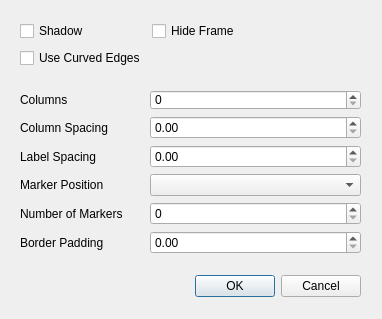
<?xml version="1.0" encoding="UTF-8"?>
<ui version="4.0">
 <class>Dialog</class>
 <widget class="QDialog" name="Dialog">
  <property name="geometry">
   <rect>
    <x>0</x>
    <y>0</y>
    <width>382</width>
    <height>319</height>
   </rect>
  </property>
  <property name="windowTitle">
   <string>Advanced Legend Options</string>
  </property>
  <widget class="QDialogButtonBox" name="buttonBox">
   <property name="geometry">
    <rect>
     <x>20</x>
     <y>270</y>
     <width>341</width>
     <height>32</height>
    </rect>
   </property>
   <property name="orientation">
    <enum>Qt::Horizontal</enum>
   </property>
   <property name="standardButtons">
    <set>QDialogButtonBox::Cancel|QDialogButtonBox::Ok</set>
   </property>
  </widget>
  <widget class="QWidget" name="layoutWidget_5">
   <property name="geometry">
    <rect>
     <x>20</x>
     <y>90</y>
     <width>341</width>
     <height>167</height>
    </rect>
   </property>
   <layout class="QGridLayout" name="gridLayout_3">
    <item row="1" column="0">
     <widget class="QLabel" name="x_left_limit_label_3">
      <property name="sizePolicy">
       <sizepolicy hsizetype="Fixed" vsizetype="Preferred">
        <horstretch>0</horstretch>
        <verstretch>0</verstretch>
       </sizepolicy>
      </property>
      <property name="text">
       <string>Column Spacing</string>
      </property>
     </widget>
    </item>
    <item row="0" column="0">
     <widget class="QLabel" name="x_axis_label_2">
      <property name="font">
       <font>
        <weight>50</weight>
        <bold>false</bold>
       </font>
      </property>
      <property name="text">
       <string>Columns</string>
      </property>
     </widget>
    </item>
    <item row="3" column="0">
     <widget class="QLabel" name="x_label_label_3">
      <property name="text">
       <string>Marker Position</string>
      </property>
     </widget>
    </item>
    <item row="3" column="1">
     <spacer name="horizontalSpacer_24">
      <property name="orientation">
       <enum>Qt::Horizontal</enum>
      </property>
      <property name="sizeHint" stdset="0">
       <size>
        <width>58</width>
        <height>20</height>
       </size>
      </property>
     </spacer>
    </item>
    <item row="4" column="0">
     <widget class="QLabel" name="x_scale_label_3">
      <property name="text">
       <string>Number of Markers</string>
      </property>
     </widget>
    </item>
    <item row="1" column="1">
     <spacer name="horizontalSpacer_22">
      <property name="orientation">
       <enum>Qt::Horizontal</enum>
      </property>
      <property name="sizeHint" stdset="0">
       <size>
        <width>58</width>
        <height>20</height>
       </size>
      </property>
     </spacer>
    </item>
    <item row="5" column="0">
     <widget class="QLabel" name="x_axis_label_3">
      <property name="font">
       <font>
        <weight>50</weight>
        <bold>false</bold>
       </font>
      </property>
      <property name="text">
       <string>Border Padding</string>
      </property>
     </widget>
    </item>
    <item row="3" column="2">
     <widget class="QComboBox" name="comboBox"/>
    </item>
    <item row="2" column="1">
     <spacer name="horizontalSpacer_23">
      <property name="orientation">
       <enum>Qt::Horizontal</enum>
      </property>
      <property name="sizeHint" stdset="0">
       <size>
        <width>58</width>
        <height>20</height>
       </size>
      </property>
     </spacer>
    </item>
    <item row="2" column="0">
     <widget class="QLabel" name="x_right_limit_label_3">
      <property name="text">
       <string>Label Spacing</string>
      </property>
     </widget>
    </item>
    <item row="4" column="1">
     <spacer name="horizontalSpacer_25">
      <property name="orientation">
       <enum>Qt::Horizontal</enum>
      </property>
      <property name="sizeHint" stdset="0">
       <size>
        <width>58</width>
        <height>20</height>
       </size>
      </property>
     </spacer>
    </item>
    <item row="0" column="2">
     <widget class="QSpinBox" name="spinBox">
      <property name="minimumSize">
       <size>
        <width>211</width>
        <height>20</height>
       </size>
      </property>
      <property name="maximumSize">
       <size>
        <width>211</width>
        <height>20</height>
       </size>
      </property>
     </widget>
    </item>
    <item row="1" column="2">
     <widget class="QDoubleSpinBox" name="doubleSpinBox"/>
    </item>
    <item row="2" column="2">
     <widget class="QDoubleSpinBox" name="doubleSpinBox_2"/>
    </item>
    <item row="4" column="2">
     <widget class="QSpinBox" name="spinBox_2"/>
    </item>
    <item row="5" column="2">
     <widget class="QDoubleSpinBox" name="doubleSpinBox_3"/>
    </item>
   </layout>
  </widget>
  <widget class="QWidget" name="">
   <property name="geometry">
    <rect>
     <x>20</x>
     <y>20</y>
     <width>232</width>
     <height>49</height>
    </rect>
   </property>
   <layout class="QGridLayout" name="gridLayout">
    <item row="0" column="0">
     <widget class="QCheckBox" name="checkBox">
      <property name="text">
       <string>Shadow</string>
      </property>
     </widget>
    </item>
    <item row="0" column="1">
     <widget class="QCheckBox" name="checkBox_3">
      <property name="text">
       <string>Hide Frame</string>
      </property>
     </widget>
    </item>
    <item row="1" column="0">
     <widget class="QCheckBox" name="checkBox_2">
      <property name="text">
       <string>Use Curved Edges</string>
      </property>
     </widget>
    </item>
   </layout>
  </widget>
 </widget>
 <resources/>
 <connections>
  <connection>
   <sender>buttonBox</sender>
   <signal>accepted()</signal>
   <receiver>Dialog</receiver>
   <slot>accept()</slot>
   <hints>
    <hint type="sourcelabel">
     <x>248</x>
     <y>254</y>
    </hint>
    <hint type="destinationlabel">
     <x>157</x>
     <y>274</y>
    </hint>
   </hints>
  </connection>
  <connection>
   <sender>buttonBox</sender>
   <signal>rejected()</signal>
   <receiver>Dialog</receiver>
   <slot>reject()</slot>
   <hints>
    <hint type="sourcelabel">
     <x>316</x>
     <y>260</y>
    </hint>
    <hint type="destinationlabel">
     <x>286</x>
     <y>274</y>
    </hint>
   </hints>
  </connection>
 </connections>
</ui>
